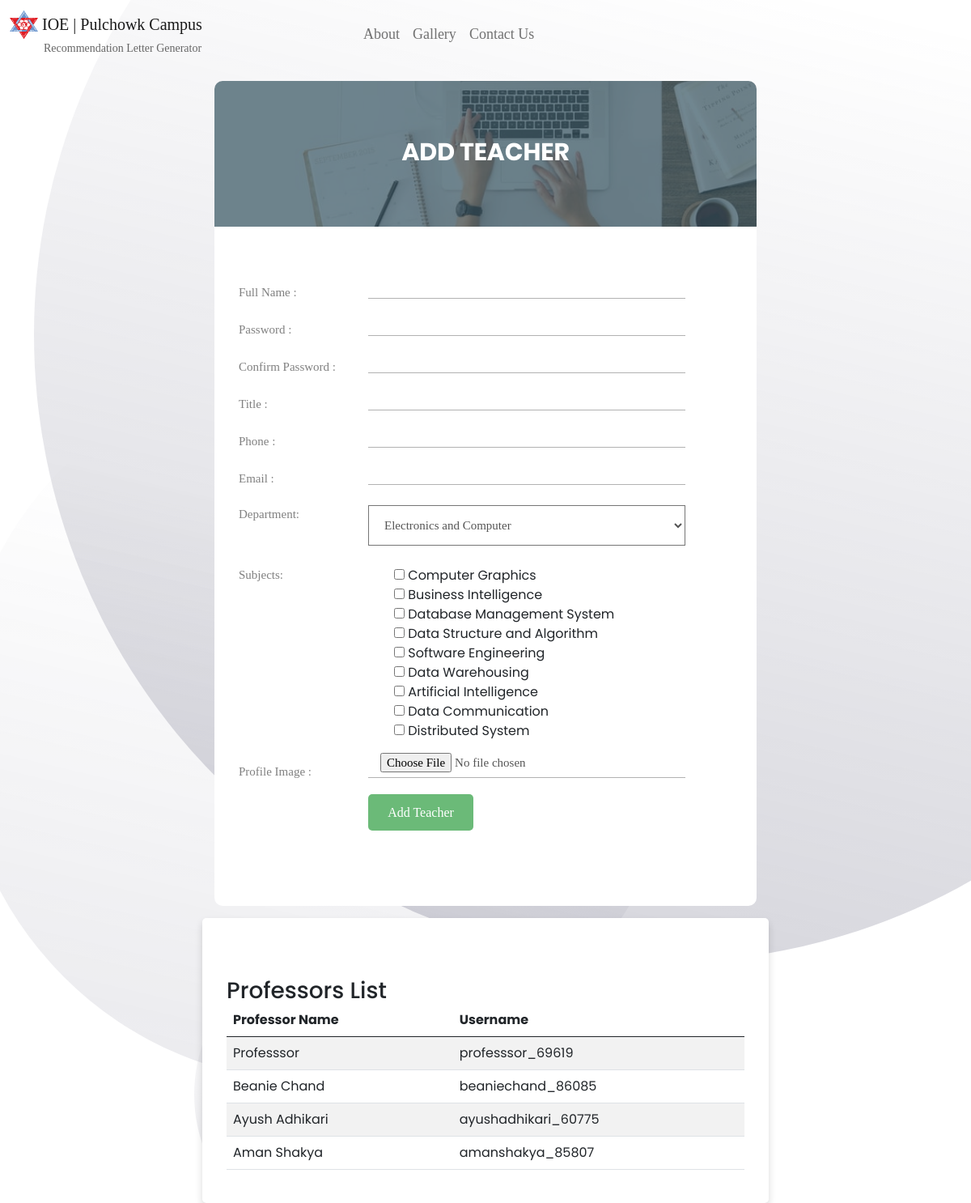
Page /adminDashboard on the earlier database version.
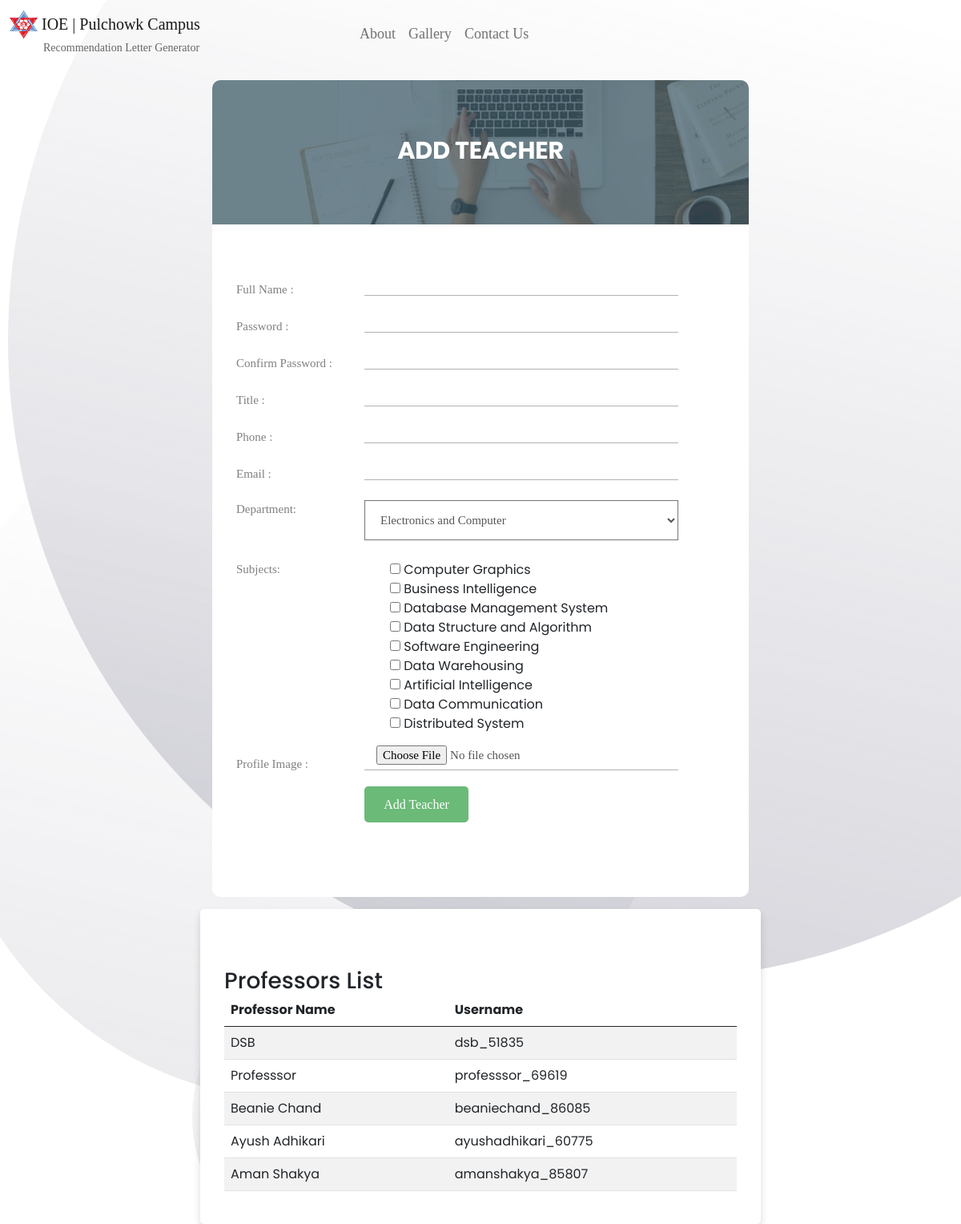
Same page on the later database version.
### home/models.py (models this page shows, shortened)
class TeacherInfo(models.Model):
    unique_id = models.CharField(max_length=10, null=True)
    name = models.CharField(max_length=40,null=True,blank=True)
    title = models.CharField(max_length=30,null=True,blank=True)
    phone = models.CharField(max_length=15,null=True,blank=True)
    email = models.EmailField()
    department = models.ForeignKey(Department,on_delete=CASCADE)
    images = models.ImageField(upload_to='images/', blank=True, default="cute_baby.gif")
    subjects = models.ManyToManyField(Subject)
    class Meta:
        db_table = 'TeacherInfo'

### home/views.py (the view)
# urls.py: path('adminDashboard', views.adminDashboard, name='adminDashboard'),
def adminDashboard(request):
    if request.method == 'POST':
        form = TeacherInfoForm(request.POST, request.FILES)
        if form.is_valid():
            email = request.POST.get('email')
            if TeacherInfo.objects.filter(email=email).exists():
                messages.warning(request, 'Another teacher with the same email already exists.')
                return redirect('adminDashboard')
            unique_id = generate_unique_id()
            while TeacherInfo.objects.filter(unique_id=unique_id).exists():
                unique_id = generate_unique_id()
            teacher_info = form.save(commit=False)
            teacher_info.unique_id = unique_id
            teacher_info.save()
            uname = teacher_info.name.lower().replace('dr. ', '').replace(' ', '') + "_" + unique_id
            user = User.objects.create_user(
                username=uname,
                password=form.cleaned_data['password'],  # Password is taken from the cleaned data
                first_name=teacher_info.name,
                last_name= '/' + unique_id             # 78batch: seniors had made to input last name as /unique id
            )
            user.email = teacher_info.email
            user.save()
            form.save_m2m()
            messages.success(request, 'Teacher added successfully!')
            send_mail('Account Created Successfully', f'Dear sir,\n  Your account has been created in Recommendation Letter Generator. Your username is {uname}. Please login to verify. If you get any problem please contact us.  \n Link: http://recommendation-generator.bct.itclub.pp.ua/  \n \nBest Regards, \nIoe Recommendation Letter Generator', 'ioerecoletter@gmail.com', [teacher_info.email], fail_silently=False)
            return redirect('adminDashboard')
        else:
            messages.error(request, 'An error occurred while adding the teacher. Please try again.')
            return redirect('adminDashboard')
    else:
        form = TeacherInfoForm()
    departments = Department.objects.all()
    subjects = Subject.objects.all()
    teachers = TeacherInfo.objects.all()
    teacher_usernames = {}
    for teacher in teachers:
        teacher_usernames[teacher.name] = f"{teacher.name.lower().replace('dr. ', '').replace(' ', '')}_{teacher.unique_id}"
    reversed_teacher_usernames = OrderedDict(reversed(list(teacher_usernames.items())))
    return render(request, 'adminDashboard.html', {
        'form': form,
        'departments': departments,
        'subjects': subjects,
        'professors': reversed_teacher_usernames
    })

### home/forms.py (shortened to what this page needs)
class TeacherInfoForm(forms.ModelForm):
    password = forms.CharField(widget=forms.PasswordInput, required=True)
    confirm_password = forms.CharField(widget=forms.PasswordInput, required=True)
    class Meta:
        model = TeacherInfo
        fields = ['name', 'title', 'phone', 'email', 'department', 'images', 'subjects']
        widgets = {
            'subjects': forms.CheckboxSelectMultiple(),  # Or use forms.SelectMultiple() if you prefer a dropdown
        }

### home/models.py (called while the page is built)
    def __str__(self):
        return str(self.sub_name)

### templates/adminDashboard.html (shortened to what this page needs)
{% extends 'base.html' %}
{% block body %}
<div class="limiter">
    <div class="container-login100">
        <div class="wrap-login100">
            <div class="login100-form-title" style="background-image: url(static/images/bg-01.jpg)">
                <span class="login100-form-title-1"> Add Teacher </span>
            </div>
            <form class="login100-form validate-form" method="POST" enctype="multipart/form-data" action="adminDashboard">
                <div class="wrap-input100 validate-input m-b-26" data-validate="Full Name is required">
                    <span class="label-input100">Full Name :</span>
                    <input class="input100" type="text" name="name" required/>
                    <span class="focus-input100"></span>
                </div>
                <div class="wrap-input100 validate-input m-b-26" data-validate="Username is required">
                    <span class="label-input100">Password :</span>
                    <input class="input100" id="floatingInput" type="password" name="password" required/>
                    <span class="focus-input100"></span>
                </div>
                <div class="wrap-input100 validate-input m-b-26" data-validate="Username is required">
                    <span class="label-input100">Confirm Password :</span>
                    <input class="input100" id="floatingInput" type="password" name="confirm_password" required/>
                    <span class="focus-input100"></span>
                </div>
                <div class="wrap-input100 validate-input m-b-26" data-validate="Title is required">
                    <span class="label-input100">Title :</span>
                    <input class="input100" type="text" name="title" required/>
                    <span class="focus-input100"></span>
                </div>
                <div class="wrap-input100 validate-input m-b-26" data-validate="Phone is required">
                    <span class="label-input100">Phone :</span>
                    <input class="input100" type="text" name="phone" required/>
                    <span class="focus-input100"></span>
                </div>
                <div class="wrap-input100 validate-input m-b-26" data-validate="Email is required">
                    <span class="label-input100">Email :</span>
                    <input class="input100" type="email" name="email" required/>
                    <span class="focus-input100"></span>
                </div>
                <div style="margin-top:25px;position:relative;width:100%;" class="form-made" data-validate="Department is required">
                    <span class="details">Department:</span>
                    <select class="input100" name="department" required>
                        {% if departments %}
                        {% for depart in departments %}
                        <option value="{{ depart.id }}">{{ depart.dept_name }}</option>
                        {% endfor %}
                        {% endif %}
                    </select>
                </div>
                <div style="margin-top:25px;position:relative;width:100%;" class="form-made" data-validate="Subjects are required">
                    <span class="details">Subjects:</span>
                    {{ form.subjects }}
                </div>
                <div class="wrap-input100 validate-input m-b-26" data-validate="Image is required">
                    <span class="label-input100">Profile Image :</span>
                    <input class="input100" type="file" name="images" required/>
                    <span class="focus-input100"></span>
                </div>
                <div class="container-login100-form-btn">
                    <button class="login100-form-btn">Add Teacher</button>
                </div>
            </form>
        </div>
    </div>
    <div class="container">
        <div class="mt-5">
            <h3>Professors List</h3>
            <table class="table table-striped">
                <thead>
                    <tr>
                        <th scope="col">Professor Name</th>
                        <th scope="col">Username</th>
                    </tr>
                </thead>
                <tbody>
                    {% if professors %}
                    {% for name, username in professors.items %}
                    <tr>
                        <td>{{ name }}</td>
                        <td>{{ username }}</td>
                    </tr>
                    {% endfor %}
                    {% else %}
                    <tr>
                        <td colspan="2">No professors found.</td>
                    </tr>
                    {% endif %}
                </tbody>
            </table>
        </div>
    </div>
</div>
{% endblock body %}

### templates/base.html (shortened to what this page needs)
<!DOCTYPE html>
<html lang="en">
<head>
  {% load static %}
  <link href="https://cdn.jsdelivr.net/npm/bootstrap@5.0.1/dist/css/bootstrap.min.css" rel="stylesheet"
>
  <link rel="stylesheet" type="text/css" href="{% static 'css/main.css' %}" />
  <link rel="stylesheet" type="text/css" href="{% static 'css/style.css' %}" />
</head>
<body>
  <nav class="navbar navbar-expand-lg navbar-light bg-transparent">
    <div class="container-fluid">
      <a class="navbar-brand" href="/">
        <img src="{% static 'images/tu.png' %}" width="35" height="35" class="d-inline-block align-top" alt="">
        IOE | Pulchowk Campus
        <br>
        <p>&nbsp;&nbsp;&nbsp;&nbsp;&nbsp;&nbsp;&nbsp;&nbsp;&nbsp;&nbsp;&nbsp;&nbsp;Recommendation Letter Generator</p>
      </a>
      <div class="collapse navbar-collapse" id="navbarNav">
        <ul class="navbar-nav">
          <p>
          </p>
          <li class="nav-item">
            <a class="nav-link" href="/about">About</a>
          </li>
          <li class="nav-item">
            <a class="nav-link" href="/gallery">Gallery</a>
          </li>
          <li class="nav-item">
            <a class="nav-link" href="contact">Contact Us</a>
          </li>
        </ul>
      </div>
    </div>
  </nav>
  {% block body %}{% endblock body %}
</body>
</html>

### static/css/main.css (style rules this page uses)
* { margin: 0px; padding: 0px; box-sizing: border-box; }
body, html { height: 100%; font-family: Poppins-Regular, sans-serif; }
a { font-family: Poppins-Regular; font-size: 14px; line-height: 1.7; color: #666666; margin: 0px; transition: all 0.4s; -webkit-transition: all 0.4s; -o-transition: all 0.4s; -moz-transition: all 0.4s; }
h1,h2,h3,h4,h5,h6 { margin: 0px; }
p { font-family: Poppins-Regular; font-size: 14px; line-height: 1.7; color: #666666; margin: 0px; }
ul, li { margin: 0px; list-style-type: none; }
input { outline: none; border: none; }
label { display: block; margin: 0; }
button { outline: none !important; border: none; background: transparent; }
.limiter { width: 100%; margin: 0 auto; }
.container-login100 { width: 100%; min-height: 90vh; display: -webkit-box; display: -webkit-flex; display: -moz-box; display: -ms-flexbox; display: flex; flex-wrap: wrap; justify-content: center; align-items: center; padding: 15px; }
.wrap-login100 { width: 670px; background: #fff; border-radius: 10px; overflow: hidden; position: relative; }
.login100-form-title { width: 100%; position: relative; z-index: 1; display: -webkit-box; display: -webkit-flex; display: -moz-box; display: -ms-flexbox; display: flex; flex-wrap: wrap; flex-direction: column; align-items: center; background-repeat: no-repeat; background-size: cover; background-position: center; padding: 70px 15px 74px 15px; }
.login100-form-title-1 { font-family: Poppins-Bold; font-size: 30px; color: #fff; text-transform: uppercase; line-height: 1.2; text-align: center; }
.login100-form-title::before { content: ""; display: block; position: absolute; z-index: -1; width: 100%; height: 100%; top: 0; left: 0; background-color: rgba(54,84,99,0.7); }
.login100-form { width: 100%; display: -webkit-box; display: -webkit-flex; display: -moz-box; display: -ms-flexbox; display: flex; flex-wrap: wrap; justify-content: space-between; padding: 43px 88px 93px 190px; }
.wrap-input100 { width: 100%; position: relative; border-bottom: 1px solid #b2b2b2; }
.label-input100 { white-space: nowrap; font-family: Poppins-Regular; font-size: 15px; color: #808080; line-height: 1.2; text-align: left; position: absolute; top: 14px; left: -160px; width: 100px; margin-top: 15px !important; margin-top:15px !important; }
.input100 { font-family: Poppins-Regular; font-size: 15px; color: #555555; line-height: 1.2; display: block; width: 100%; background: transparent; padding: 15px !important; padding:15px !important; }
.focus-input100 { position: absolute; display: block; width: 100%; height: 100%; top: 0; left: 0; pointer-events: none; }
.focus-input100::before { content: ""; display: block; position: absolute; bottom: -1px; left: 0; width: 0; height: 1px; -webkit-transition: all 0.6s; -o-transition: all 0.6s; -moz-transition: all 0.6s; transition: all 0.6s; background: #57b846; }
input.input100 { height: 45px; }
.container-login100-form-btn { width: 100%; display: -webkit-box; display: -webkit-flex; display: -moz-box; display: -ms-flexbox; display: flex; flex-wrap: wrap; margin-top: 20px !important; }
.login100-form-btn { display: -webkit-box; display: -webkit-flex; display: -moz-box; display: -ms-flexbox; display: flex; justify-content: center; align-items: center; padding: 20px 20px; min-width: 130px; font-size: 20px; height: 45px; background-color: #6bba78; border-radius: 5px; font-family: Poppins-Regular; font-size: 16px; color: #fff; line-height: 1.2; -webkit-transition: all 0.4s; -o-transition: all 0.4s; -moz-transition: all 0.4s; transition: all 0.4s; text-decoration: none; }
.validate-input { position: relative; }

### static/css/style.css (style rules this page uses)
* { margin: 0px; padding: 0px; box-sizing: border-box; }
body { font-family: "Poppins", sans-serif; }
button { font-family: "Poppins", sans-serif; }
nav { flex: 2; }
.nav-link { color: #5f5f79; font-size: 18px; text-decoration: none; }
.container { max-width: 700px; width: 100%; background-color: #fff; padding: 25px 30px; border-radius: 5px; box-shadow: 0 5px 10px rgba(0, 0, 0, 0.15); justify-content: center; align-items: center; margin: auto; }
.form-made .details { position: absolute; left: -160px; width: 100px; color: #808080; font-family: Poppins-Regular; font-size: 15px; }

Differences in the rows shown:
added TeacherInfo: professors "DSB"
Other differences:
new list line: "dsb_51835"
